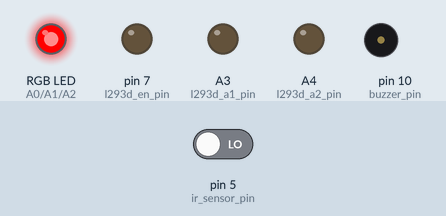
Bench run of a sketch on a simulated Arduino Uno, built with avr-gcc and run on an emulated ATmega328P. Shown: an RGB LED mixed from three pins (HIGH = lit), output pins drawn as LEDs (lit = HIGH), buzzer (waves = sounding, pin HIGH). The inputs (shaded band) are chosen by the test bench; at power-on: pin 5 (ir_sensor_pin) LOW. What the sketch prints to the serial monitor is not drawn.

Above: at 0.1 s.
At 4.2 s:
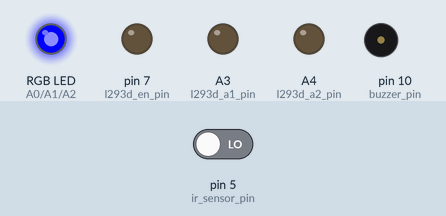
4.3 s: pin 5 (ir_sensor_pin) driven HIGH
At 5.1 s:
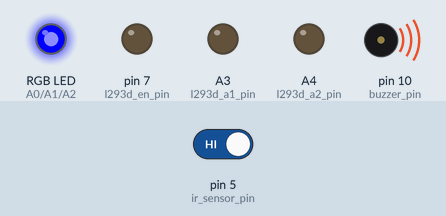
Timing chart, 0 to 9.9 s (numbered marks = the images above; inputs shaded):
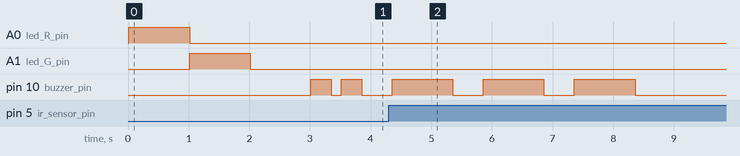

Measured:
- after the input at 4.3 s, pin 10 (buzzer_pin): alternates HIGH for 1.0 s and LOW for 0.50 s, 6 changes in all, then stays LOW, starting after 0.05 s
- by itself, pin 10 (buzzer_pin): alternates HIGH for 0.33 s and LOW for 0.17 s

The sketch:

artifact-protection.ino
```cpp
#include <OneWire.h>
#include <DallasTemperature.h>
#include <SoftwareSerial.h>

// Constants
// pins
const int tempreture_sensor_pin = 2;
const int bluetooth_tx_pin = 3;
const int bluetooth_rx_pin = 4;
const int ir_sensor_pin = 5;
const int pir_sensor_pin = 6;
const int l293d_en_pin = 7;
const int l293d_a1_pin = A3; // Always make as vcc
const int l293d_a2_pin = A4; // Always make ground
const int buzzer_pin  = 10;
const int led_R_pin = A0;
const int led_G_pin = A1;
const int led_B_pin = A2;

// values
const String tempreture_id = "temp";

// Variables
int warning_temp = 30;
int danger_temp = 35;
bool alarm_transmitted = false;
bool is_active_alarm = false;
unsigned long alarm_time_start = 0;
unsigned long alarm_time_end = 0;
int current_alarm_iteration = 0;
String current_alarm_name;


#define ONE_WIRE_BUS tempreture_sensor_pin
OneWire oneWire(ONE_WIRE_BUS);
DallasTemperature sensors(&oneWire);
SoftwareSerial Bluetooth(bluetooth_tx_pin, bluetooth_rx_pin);

float last_transmitted_temp = 0;

void fireAlarm(String alarm_name, int iterationsCount = -1, float rate = 1) {
  const int period = 1000 / rate;
  if (current_alarm_iteration == iterationsCount && alarm_name == current_alarm_name) {
    is_active_alarm = false;
    digitalWrite(buzzer_pin, LOW);
    return;
  } else if (alarm_name != current_alarm_name) {
    current_alarm_name = alarm_name;
    current_alarm_iteration = 0;
  }

  if (!is_active_alarm && millis() - alarm_time_end >= (period / 2)) {
    digitalWrite(buzzer_pin, HIGH);
    alarm_time_start = millis();
    is_active_alarm = true;
  } else if (is_active_alarm && millis() - alarm_time_start >= period) {
    digitalWrite(buzzer_pin, LOW);
    alarm_time_end = millis();
    is_active_alarm = false;

    current_alarm_iteration++;
  }
}

void RGBLed(int r, int g, int b) {
  analogWrite(led_R_pin, r);
  analogWrite(led_G_pin, g);
  analogWrite(led_B_pin, b);
}

void setup(void) {
  Serial.begin(9600);
  Serial.println("hi");
  // Bluetooth.begin(9600);
  Bluetooth.println("Ready");
  sensors.begin();

  pinMode(ir_sensor_pin, INPUT);
  pinMode(buzzer_pin, OUTPUT);
  pinMode(led_R_pin, OUTPUT);
  pinMode(led_G_pin, OUTPUT);
  pinMode(led_B_pin, OUTPUT);
  pinMode(l293d_en_pin, OUTPUT);
  pinMode(l293d_a1_pin, OUTPUT);
  pinMode(l293d_a2_pin, OUTPUT);
  RGBLed(255, 0, 0);
  delay(1000);
  RGBLed(0, 255, 0);
  delay(1000);
  RGBLed(0, 0, 255);
  delay(1000);
}

void loop(void) {
  Serial.println(digitalRead(ir_sensor_pin));

  // sensors.requestTemperatures();
  // float current_temp = sensors.getTempCByIndex(0);

  // if (current_temp != DEVICE_DISCONNECTED_C) {
  //   if (abs(current_temp - last_transmitted_temp) >= 0.5) {
  //     String msg = tempreture_id + ":" + String(current_temp) + "\r";

  //     Bluetooth.write(msg.c_str());
  //     last_transmitted_temp = current_temp;
  //   }

  //   if (current_temp >= danger_temp) {
  //     digitalWrite(l293d_en_pin, HIGH);
  //     analogWrite(l293d_a1_pin, 255);
  //     analogWrite(l293d_a2_pin, LOW);
  //     fireAlarm(true, 2);
  //     RGBLed(255, 0, 0);

  //   } else if (current_temp >= warning_temp) {
  //     digitalWrite(l293d_en_pin, HIGH);
  //     analogWrite(l293d_a1_pin, 120);
  //     analogWrite(l293d_a2_pin, LOW);
  //     fireAlarm(true, 1);
  //     RGBLed(0, 0, 255);
  //   } else {
  //     digitalWrite(l293d_en_pin, LOW);
  //     RGBLed(0, 255, 0);
  //   }
  // } else {
  //   Bluetooth.println("Error: Could not read temperature data");
  // }

  // if (Bluetooth.available()) {
  //   String bt_msg;

  //   while (Bluetooth.available()) {
  //     bt_msg += Bluetooth.read();
  //   }

  //   bt_msg += "\r";

  //   // if (bt_msg.index(''));
  //   Bluetooth.write(bt_msg.c_str());
  // }

  if (digitalRead(ir_sensor_pin)) {
    if (!alarm_transmitted) {
      Bluetooth.write("piece stolen\r");
      alarm_transmitted = true;
    }

    fireAlarm("stolen", 3);
  } else if (!digitalRead(ir_sensor_pin)) {
    if (alarm_transmitted) {
      Bluetooth.write("piece returned\r");
      alarm_transmitted = false;
    }

    fireAlarm("returned", 2, 3);
  }
}
```
